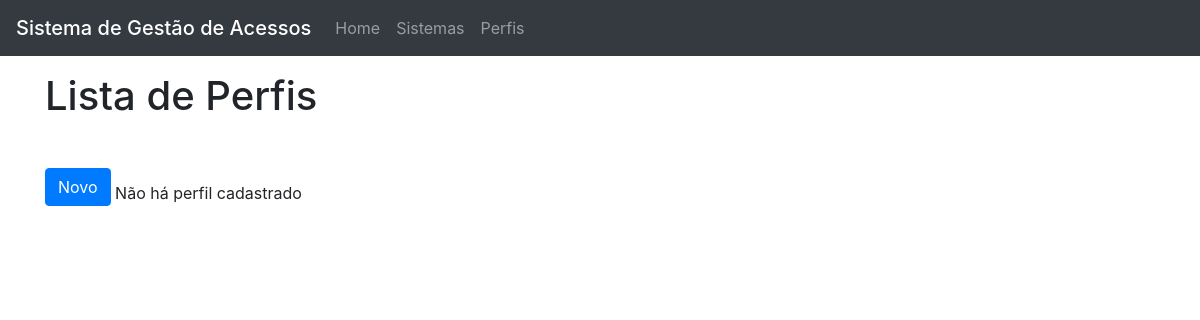
Page /gestao-acesso/perfis/ (signed in) on the earlier database version.
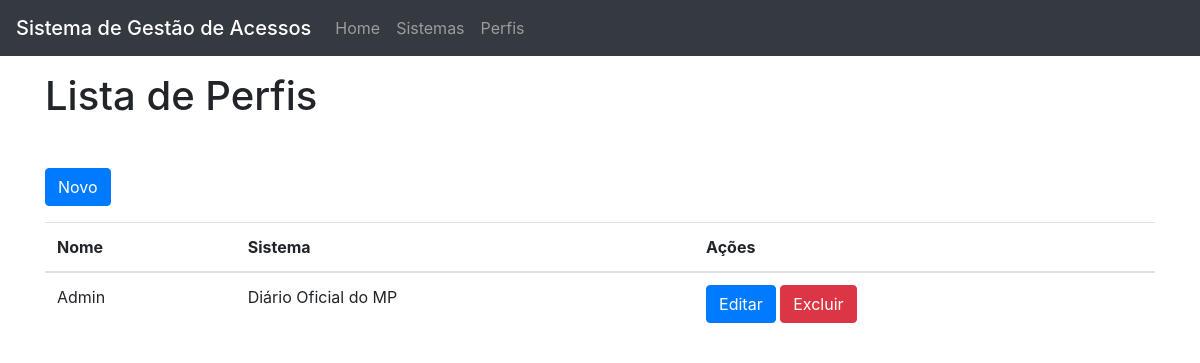
Same page on the later database version.
### gestao_acesso/models.py (models this page shows, shortened)
class Perfil(models.Model):
    nome = models.CharField(max_length=250)
    sistema = models.ForeignKey("Sistema", on_delete=models.CASCADE)

class Sistema(models.Model):
    nome = models.CharField(max_length=250)
    sigla = models.CharField(max_length=10)

### gestao_acesso/views/perfis.py (the view)
# urls.py: path('', perfis.PerfilListView.as_view(), name='index'),
class PerfilListView(LoginRequiredMixin, ListView):
    model = Perfil
    template_name = "perfis/index.html"
    context_object_name = 'perfis'
    def get_context_data(self, **kwargs):
        context = super().get_context_data(**kwargs)
        context["titulo"] = 'Lista de Perfis'
        return context

### gestao_acesso/templates/perfis/index.html
{% extends 'layouts/interno.html' %}
{% block body %}
<div class="container">
    <h1 class="mt-3 mb-5"> {{ titulo  }}</h1>
    <a href="{% url 'gestao_acesso:perfis:create' %}" class="btn btn-primary mb-3">Novo</a>
    {% if perfis %}
        <table class="table table-hover">
            <thead>
                <tr>
                    <th>Nome</th>
                    <th>Sistema</th>
                    <th>Ações</th>
                </tr>
            </thead>
            <tbody>
                {% for perfil in perfis %}
                    <tr>
                        <td>{{ perfil.nome }}</td>
                        <td>{{ perfil.sistema.nome }}</td>
                        <td>
                            <a href="{% url 'gestao_acesso:perfis:update' perfil.id %}" class="btn btn-primary">Editar</a>
                            <a href="{% url 'gestao_acesso:perfis:delete' perfil.id %}" class="btn btn-danger">Excluir</a>
                        </td>
                    </tr>
                {% endfor %}
            </tbody>
        </table>
    {% else %}
        Não há perfil cadastrado
    {% endif %}
</div>
{% endblock body %}

### gestao_acesso/templates/layouts/interno.html (shortened to what this page needs)
{% extends 'layouts/basic.html' %}
{% load static %}
{% block navbar %}
<div class="collapse navbar-collapse" id="navbarText">
    <ul class="navbar-nav mr-auto">
        <li class="nav-item">
            <a class="nav-link" href="{% url 'gestao_acesso:home' %}">Home</a>
        </li>
        <li class="nav-item">
            <a class="nav-link" href="{% url 'gestao_acesso:sistemas:index' %}">Sistemas</a>
        </li>
        <li class="nav-item">
            <a class="nav-link" href="{% url 'gestao_acesso:perfis:index' %}">Perfis</a>
        </li>
    </ul>
    <a class="btn btn-link" href="{% url 'gestao_acesso:logout' %}" title="Sair">
        <svg class="bi text-muted" fill="currentColor" width="24" height="24">
            <use xlink:href="{% static 'bootstrap/icons/bootstrap-icons.svg' %}#box-arrow-right"/>
        </svg>
    </a>
</div>
{% endblock navbar %}

### gestao_acesso/templates/layouts/basic.html (shortened to what this page needs)
{% load static %}
<!doctype html>
<html lang="en">
	<head>
		<link rel="stylesheet" href="{% static 'bootstrap/css/bootstrap.min.css' %}">
	</head>
	<body>
		<nav class="navbar navbar-expand-lg navbar-dark bg-dark">
			<span class="navbar-brand mb-0 h1">Sistema de Gestão de Acessos</span>
			{% block navbar %}
			{% endblock navbar %}
		</nav>
		{% block body %}{% endblock body %}
	</body>
</html>

Differences in the rows shown:
added Perfil: nome "Admin", sistema.nome "Diário Oficial do MP"
Other differences:
text no longer shown: "Não há perfil cadastrado"
text now shown: "Nome Sistema Ações"
